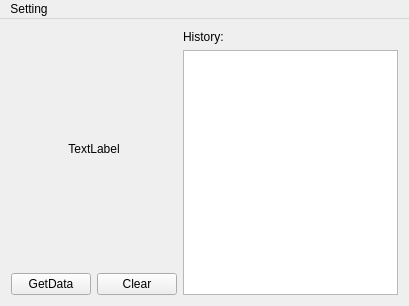
<?xml version="1.0" encoding="UTF-8"?>
<ui version="4.0">
 <class>MainWindow</class>
 <widget class="QMainWindow" name="MainWindow">
  <property name="geometry">
   <rect>
    <x>0</x>
    <y>0</y>
    <width>409</width>
    <height>306</height>
   </rect>
  </property>
  <property name="sizePolicy">
   <sizepolicy hsizetype="Preferred" vsizetype="Preferred">
    <horstretch>0</horstretch>
    <verstretch>0</verstretch>
   </sizepolicy>
  </property>
  <property name="maximumSize">
   <size>
    <width>16777215</width>
    <height>16777215</height>
   </size>
  </property>
  <property name="windowTitle">
   <string>MainWindow</string>
  </property>
  <widget class="QWidget" name="centralWidget">
   <layout class="QHBoxLayout" name="horizontalLayout_2">
    <item>
     <spacer name="horizontalSpacer_3">
      <property name="orientation">
       <enum>Qt::Horizontal</enum>
      </property>
      <property name="sizeHint" stdset="0">
       <size>
        <width>40</width>
        <height>20</height>
       </size>
      </property>
     </spacer>
    </item>
    <item>
     <layout class="QVBoxLayout" name="verticalLayout">
      <item>
       <widget class="QLabel" name="randomNumDisplayer">
        <property name="text">
         <string>TextLabel</string>
        </property>
        <property name="textFormat">
         <enum>Qt::AutoText</enum>
        </property>
        <property name="alignment">
         <set>Qt::AlignCenter</set>
        </property>
       </widget>
      </item>
      <item>
       <layout class="QHBoxLayout" name="horizontalLayout">
        <item>
         <widget class="QPushButton" name="buttonGetData">
          <property name="text">
           <string>GetData</string>
          </property>
         </widget>
        </item>
        <item>
         <widget class="QPushButton" name="buttonClear">
          <property name="text">
           <string>Clear</string>
          </property>
         </widget>
        </item>
       </layout>
      </item>
     </layout>
    </item>
    <item>
     <spacer name="horizontalSpacer">
      <property name="orientation">
       <enum>Qt::Horizontal</enum>
      </property>
      <property name="sizeHint" stdset="0">
       <size>
        <width>40</width>
        <height>20</height>
       </size>
      </property>
     </spacer>
    </item>
    <item>
     <layout class="QVBoxLayout" name="verticalLayout_2">
      <item>
       <widget class="QLabel" name="labelHistory">
        <property name="text">
         <string>History:</string>
        </property>
       </widget>
      </item>
      <item>
       <widget class="QListView" name="historyListView">
        <property name="focusPolicy">
         <enum>Qt::NoFocus</enum>
        </property>
        <property name="contextMenuPolicy">
         <enum>Qt::DefaultContextMenu</enum>
        </property>
       </widget>
      </item>
     </layout>
    </item>
    <item>
     <spacer name="horizontalSpacer_2">
      <property name="orientation">
       <enum>Qt::Horizontal</enum>
      </property>
      <property name="sizeHint" stdset="0">
       <size>
        <width>40</width>
        <height>20</height>
       </size>
      </property>
     </spacer>
    </item>
   </layout>
  </widget>
  <widget class="QMenuBar" name="menuBar">
   <property name="geometry">
    <rect>
     <x>0</x>
     <y>0</y>
     <width>409</width>
     <height>21</height>
    </rect>
   </property>
   <widget class="QMenu" name="menu">
    <property name="title">
     <string>Setting</string>
    </property>
    <addaction name="actionLimitSet"/>
   </widget>
   <addaction name="menu"/>
  </widget>
  <action name="actionLimitSet">
   <property name="text">
    <string>Limit</string>
   </property>
   <property name="menuRole">
    <enum>QAction::NoRole</enum>
   </property>
  </action>
 </widget>
 <layoutdefault spacing="6" margin="11"/>
 <resources/>
 <connections/>
</ui>
